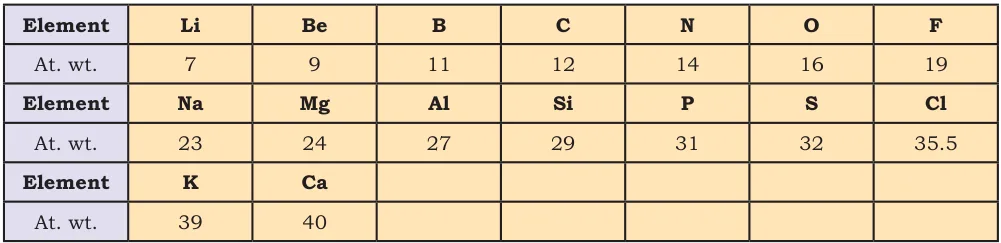
#> input picture premade-cards/11th/Chemistry/class11-chemistry-ch03-classification-of-elements-and-periodicity/media/tab_3_2_octaves.webp, 1001 x 243 px, given in place of fig_3_1_mendeleev_table.webp, which was not available
$ python figures_chem_ch03.py
#> lines starting #> are read from the running program, lines starting #| are printed output that depends on the picture
### scripts/premade-authoring/figcrop.py
import sys, json, io
import os
sys.path.insert(0, os.path.dirname(os.path.abspath(__file__)))
import pymupdf
from PIL import Image
from clean_pdf import clean
def export(pdf, crops, outdir, long_side=1000):
    d,_=clean(pdf); info={}
    for name,(page,r) in crops.items():
        R=pymupdf.Rect(*r); z=long_side/max(R.width,R.height)
        pix=d[page].get_pixmap(clip=R, matrix=pymupdf.Matrix(z,z), alpha=False)
        img=Image.open(io.BytesIO(pix.tobytes('png'))).convert('RGB')
        path=f'{outdir}/{name}.webp'; img.save(path,'WEBP',quality=82,method=6)
        words=[[w[4]]+[round((w[0]-R.x0)*z),round((w[1]-R.y0)*z),round((w[2]-w[0])*z),round((w[3]-w[1])*z)] for w in d[page].get_text('words',clip=R)]
        info[name]={'size':img.size,'words':words}
        import os; print(name, img.size, os.path.getsize(path)//1024,'KB', words)
    return info

### scripts/premade-authoring/clean_pdf.py
import pymupdf, sys
def clean(path):
    d=pymupdf.open(path)
    n=0
    for x in range(1, d.xref_length()):
        try:
            if d.xref_get_key(x,'OC')[0]!='null' and d.xref_is_stream(x):
                d.update_stream(x, b''); n+=1
        except Exception: pass
    return d,n
# [3 lines that do not run on import are left out]

### scripts/premade-authoring/decks/figures_chem_ch03.py
"""Crops the figures for Chemistry 11 Ch 3 (Classification of Elements and Periodicity). Rects are (page, (x0, y0, x1, y1)) in PDF points."""
import os, sys
sys.path.insert(0, os.path.join(os.path.dirname(__file__), '..'))
from figcrop import export

ROOT = os.path.abspath(os.path.join(os.path.dirname(__file__), '..', '..', '..'))
PDF = os.path.join(ROOT, 'NCERT-pdfs', 'chem11', 'kech103.pdf')
MEDIA = os.path.join(ROOT, 'premade-cards', '11th', 'Chemistry', 'class11-chemistry-ch03-classification-of-elements-and-periodicity', 'media')
os.makedirs(MEDIA, exist_ok=True)

export(PDF, {
    'tab_3_1_triads': (1, (60, 363, 535, 458)),
    'tab_3_2_octaves': (1, (60, 602, 535, 717)),
    'tab_3_3_mendeleev_predictions': (2, (59, 554, 534, 717)),
    'fig_3_1_mendeleev_table': (3, (90, 93, 487, 718)),
    'fig_3_2_long_form': (5, (57, 92, 486, 726)),
    'tab_3_4_iupac_roots': (6, (305, 190, 535, 363)),
    'tab_3_5_elements_above_100': (6, (60, 395, 534, 717)),
    'fig_3_3_blocks': (9, (91, 95, 469, 718)),
    'tab_3_6a_radii_period': (12, (59, 513, 534, 579)),
    'tab_3_6b_radii_group': (12, (59, 608, 534, 717)),
    'fig_3_4a_radius_period': (13, (86, 93, 270, 287)),
    'fig_3_4b_radius_group': (13, (312, 94, 531, 289)),
    'fig_3_5_ie_vs_z': (14, (305, 93, 534, 252)),
    'fig_3_6_ie_period_group': (14, (60, 495, 536, 692)),
    'tab_3_7_electron_gain': (16, (59, 109, 534, 210)),
    'fig_3_7_trends': (17, (236, 228, 535, 442)),
    'tab_3_8a_en_period': (17, (61, 487, 535, 567)),
    'tab_3_8b_en_group': (17, (60, 591, 535, 717)),
    'tab_3_9_hydrides_oxides': (19, (60, 116, 535, 289)),
    'tab_valence_groups': (18, (59, 655, 534, 717)),
    'tab_anomalous_li_be': (19, (60, 548, 322, 717)),
}, MEDIA, long_side=1000)
#> (the call stopped at in clean, `d=pymupdf.open(path)`: pymupdf is not available in this run)

# The three full-page tables are printed sideways: turn them upright.
from PIL import Image
for name in ('fig_3_1_mendeleev_table', 'fig_3_2_long_form', 'fig_3_3_blocks'):
    p = os.path.join(MEDIA, name + '.webp')
    im = Image.open(p).rotate(-90, expand=True)
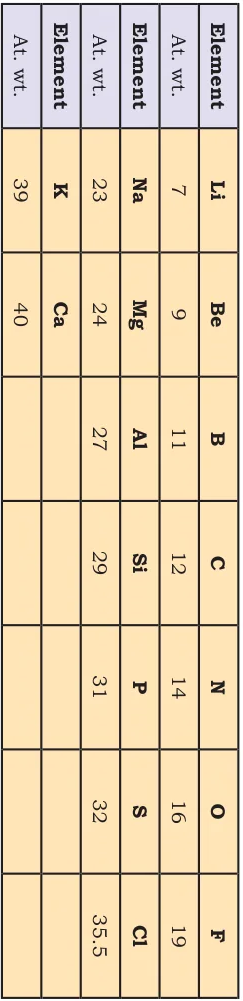
#> im: PIL image 243x1001 RGB; mean R, G, B 229.3, 208.8, 175.1
    im.save(p, quality=88)
    print(name, 'rotated ->', im.size)
#| fig_3_1_mendeleev_table rotated -> (243, 1001)
#> pass 2 of the loop `for name in ('fig_3_1_mendeleev_table', 'fig_3_2_long_form', 'fig_3_3_..`:
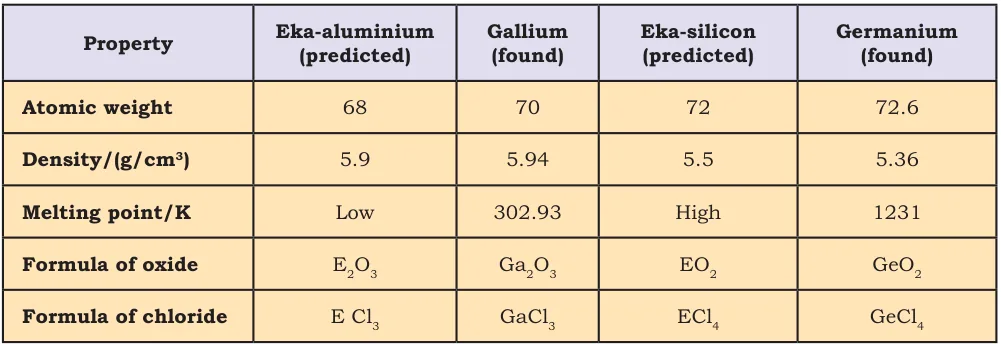
#> input picture premade-cards/11th/Chemistry/class11-chemistry-ch03-classification-of-elements-and-periodicity/media/tab_3_3_mendeleev_predictions.webp, 1001 x 344 px, given in place of fig_3_2_long_form.webp, which was not available
#> `im = Image.open(p).rotate(-90, expand=True)`:
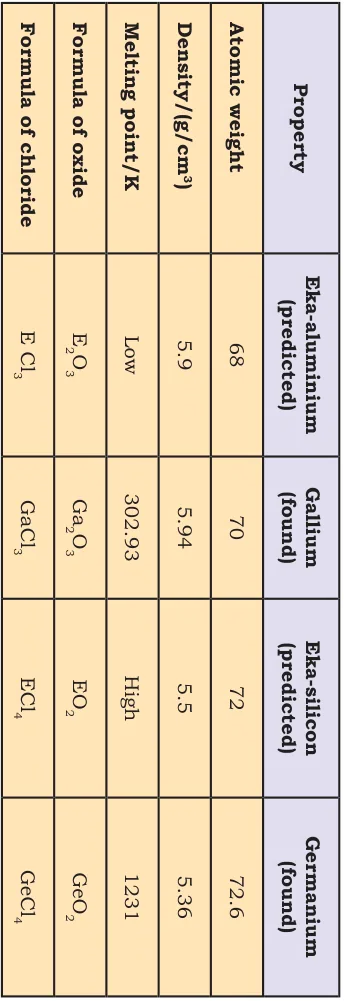
#> im: PIL image 344x1001 RGB; mean R, G, B 227.9, 209.2, 180.8
#| fig_3_2_long_form rotated -> (344, 1001)
